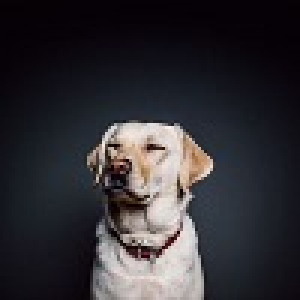
#> input picture 2018033_CV_HW3/dog.jpg, 100 x 100 px (shown 3 times larger)
$ python color.py dog.jpg
#> lines starting #> are read from the running program, lines starting #| are printed output that depends on the picture
# color.py
# Name: Dushyant Panchal
# Rollno: 2018033

import sys
import cv2
import numpy as np

# importing the image
img=cv2.imread(sys.argv[1])
#> img is the input picture: shape (100, 100, 3); mean B, G, R 52.5, 47.8, 50.1

# accumulator for histogram
hist = np.zeros((256,256,256))

# calculating histogram
for i in range(img.shape[0]):
	for j in range(img.shape[1]):
		col = img[i,j,:]
		hist[col[0], col[1], col[2]] += 1

# max value from the histogram
h_max = np.max(hist)
#> h_max = 740


# calculating saliency
saliency = np.zeros((img.shape[0],img.shape[1]))
for i in range(img.shape[0]):
	for j in range(img.shape[1]):
		col = img[i,j,:]
		h_i = hist[col[0], col[1], col[2]]
		saliency[i,j] = (h_max-h_i)/h_max
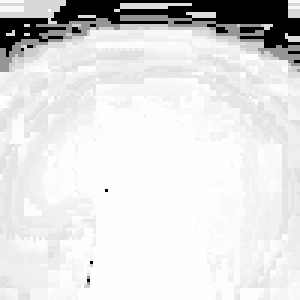
#> saliency: shape (100, 100) float64 (shown 3 times larger); min 0, max 0.999, mean 0.876


# displaying the results
cv2.imshow('imput', img)
cv2.imshow('saliency', (saliency))
cv2.waitKey(0)
